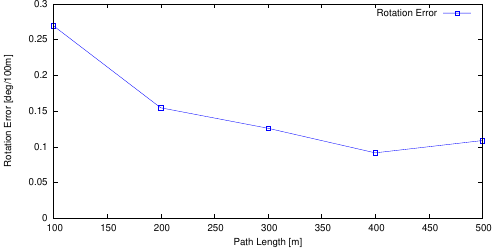

gnuplot code for this plot:
set term postscript eps enhanced color
set output "03_rl.eps"
set size ratio 0.5
set yrange [0:*]
set xlabel "Path Length [m]"
set ylabel "Rotation Error [deg/100m]"
plot "03_rl.txt" using 1:($2*57.3*100) title 'Rotation Error' lc rgb "#0000FF" pt 4 w linespoints
